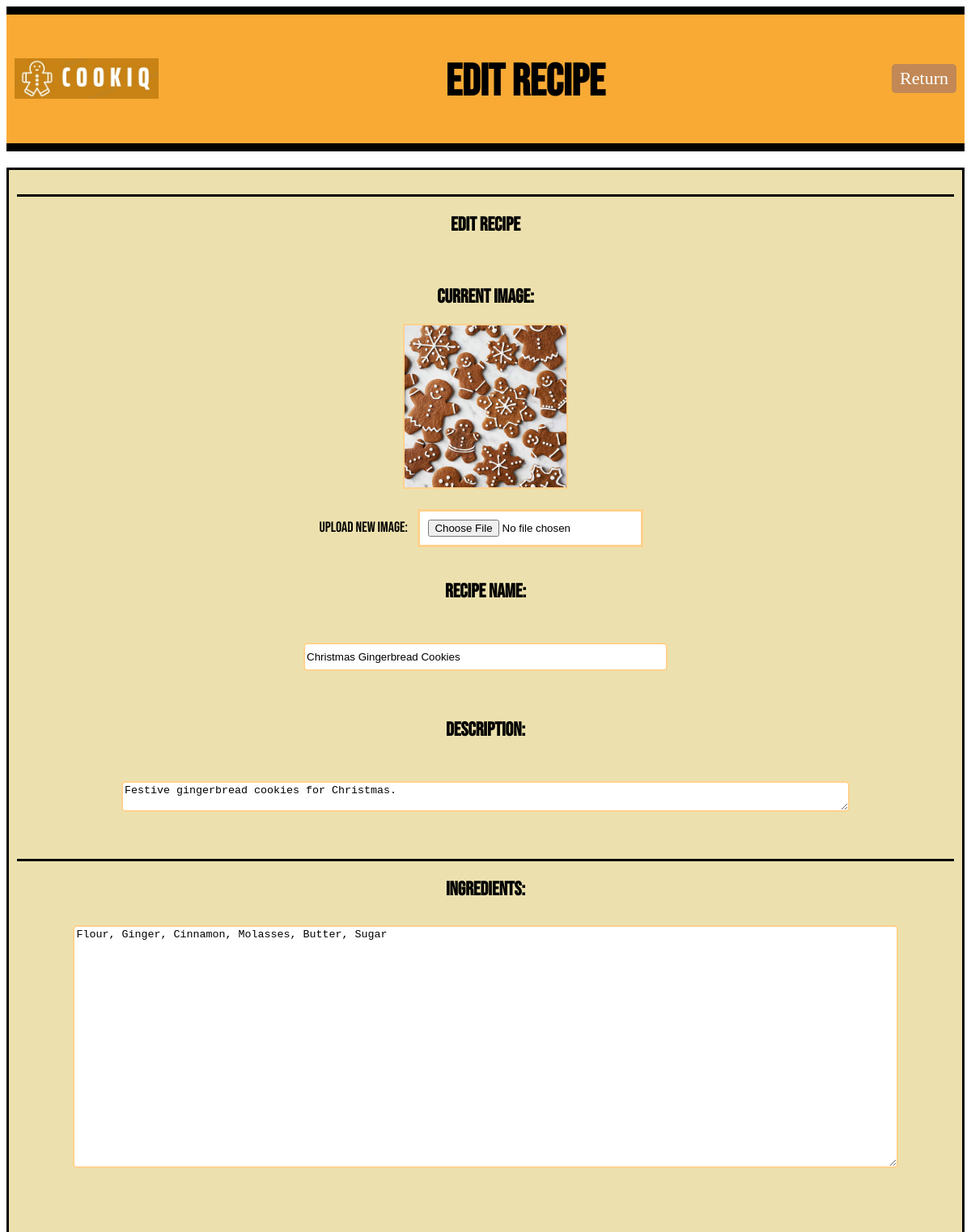
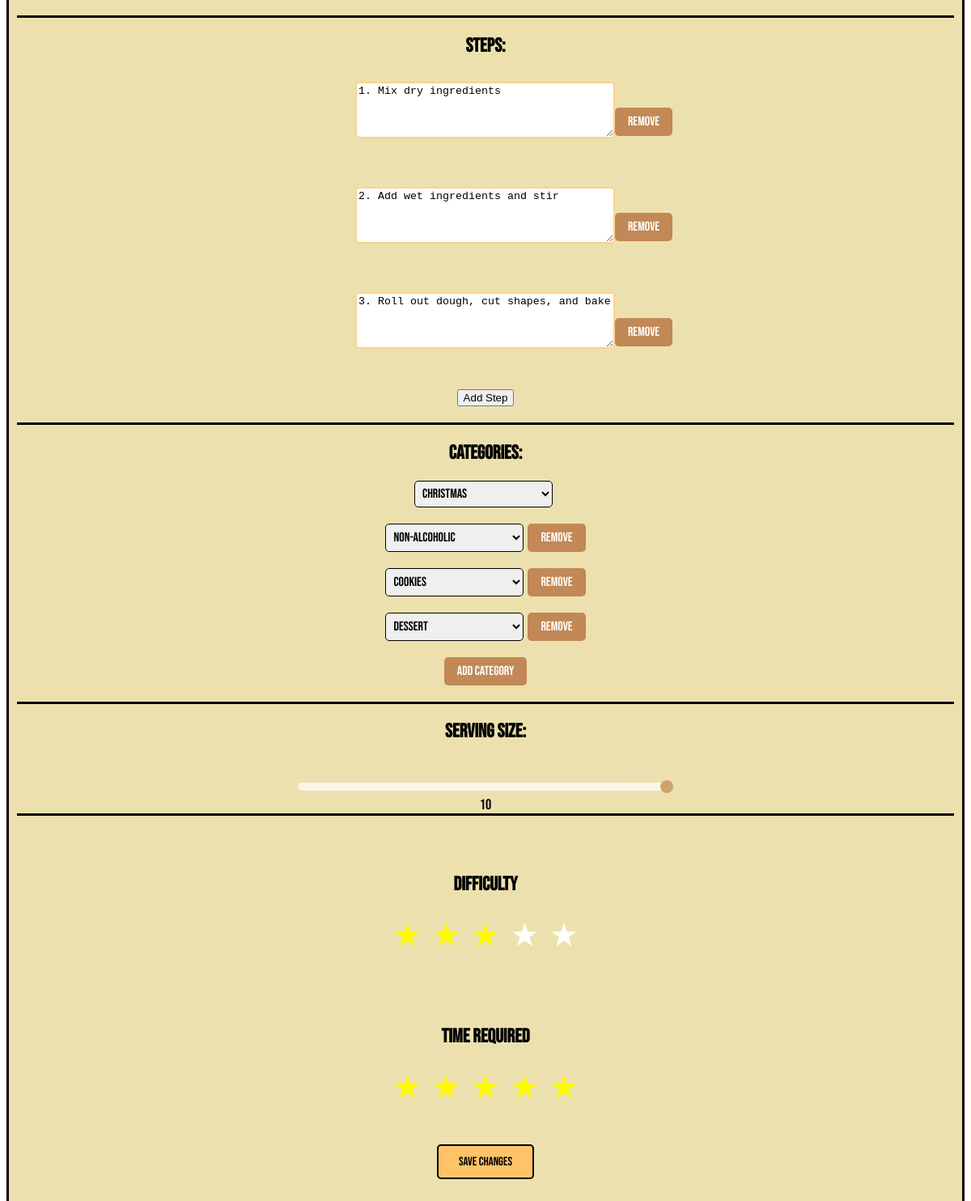
Screenshot of /user/5/edit_recipe/61 (signed in) with the database file from the repository (2 pictures, top to bottom).
### models.py (models this page shows, shortened)
class Recipe(db.Model):
    id = db.Column(db.Integer, primary_key=True)
    recipe_name = db.Column(db.String(100), nullable=False)
    description = db.Column(db.Text, nullable=False)
    ingredients = db.Column(db.Text, nullable=False)
    steps = db.Column(db.Text, nullable=False)
    difficulty = db.Column(db.Integer, nullable=False)
    time_required = db.Column(db.Integer, nullable=False)
    serving_size = db.Column(db.Integer, nullable=False)
    submitted_at = db.Column(db.DateTime(timezone=True), default=lambda: datetime.now(timezone('Asia/Kuala_Lumpur')))
    approved = db.Column(db.Boolean, default=False)
    user_id = db.Column(db.Integer, db.ForeignKey('user.id', name='fk_recipe_user'), nullable=False)
    image_path = db.Column(db.String(255))  # Path to the image file
    submitted_by = db.Column(db.String(100), nullable=False)
    comments = db.relationship('Comment', backref='recipe', cascade="all, delete-orphan", lazy=True)
    reports = db.relationship('Report', back_populates='recipe', cascade="all, delete-orphan")
    categories = db.relationship('Category', secondary=recipe_category_association, backref=db.backref('recipes', lazy='dynamic'))

class Category(db.Model):
    id = db.Column(db.Integer, primary_key=True)
    name = db.Column(db.String(100), nullable=False, unique=True)
    group_id = db.Column(db.Integer, db.ForeignKey('category_group.id', name='fk_category_group'), nullable=True)

### main.py (the view, shortened to what this page needs)
@app.route("/user/<int:user_id>/edit_recipe/<int:recipe_id>", methods=["GET", "POST"])
def edit_recipe(user_id, recipe_id):
    if "user_id" not in session or session["user_id"] != user_id:
        return redirect(url_for("login"))
    user = User.query.get_or_404(user_id)
    recipe = Recipe.query.get_or_404(recipe_id)
    categories = Category.query.all()
    return render_template("edit_recipe.html", user=user, recipe=recipe, categories=categories)

### templates/edit_recipe.html (shortened to what this page needs)
<!DOCTYPE html>
<html>
    <head>
        <link rel="stylesheet" type="text/css" href="{{ url_for('static', filename='style.css') }}">
    </head>
    <body>
        <div class="header">
            <div class="logo-container">
                <img style="height: 50px; padding-bottom: 30px;" src="{{ url_for('static', filename='Logo_CookiQ.jpeg') }}" alt="Logo_CookiQ">
            </div>
            <h1 class="title">Edit Recipe</h1>
            <a href="{{ url_for('submitted_recipes', user_id=user.id) }}" class="LogOutButton">Return</a>
        </div>
        <div class="form-container">
            <form action="{{ url_for('edit_recipe', user_id=user.id, recipe_id=recipe.id) }}" method="post" enctype="multipart/form-data">
                <div class="input-container">
                    <h2>Edit Recipe</h2>
                    <div class="recipe-photo-container">
                        <label for="recipe_image"><h2>Current Image:</h2></label>
                        {% if recipe.image_path %}
                            <img src="/static/{{ recipe.image_path }}" alt="Current Recipe Image" style="max-width: 200px;">
                        {% endif %}
                    </div>
                    <div class="image-upload">
                        <label for="recipe_image">Upload New Image:</label>
                        <input type="file" id="recipe_image" name="recipe_image" accept="image/*">
                    </div>
                    <label for="recipe_name"><h2>Recipe Name:</h2></label><br>
                    <input type="text" id="recipe_name" name="recipe_name" value="{{ recipe.recipe_name }}" required><br><br>
                    <label for="description"><h2>Description:</h2></label><br>
                    <textarea id="description" name="description" required>{{ recipe.description }}</textarea><br><br>
                </div>
                <div class="input-container">
                    <label for="ingredients"><h2>Ingredients:</h2></label>
                    <textarea class="ingredienttext" id="ingredients" name="ingredients" required>{{ recipe.ingredients }}</textarea><br><br>
                </div>
                <div class="input-container">
                    <h2>Steps:</h2>
                    <div id="steps-list">
                    {% for step in recipe.steps.split('\n') %}
                        {% if step %}
                            <div class="step-row">
                                <textarea class="steptext" name="steps[]" required>{{ step }}</textarea>
                                <button type="button" onclick="removeStep(this)">Remove</button>
                            </div>
                        {% endif %}
                    {% endfor %}
                    </div>
                    <button type="button" onclick="addStep()">Add Step</button>
                </div>
                <div class="input-container category-selection">
                    <h2>Categories:</h2>
                    <div id="categories-list">
                        <div class="category-row" id="first-category-row">
                            <select name="categories[]" required>
                                {% for cat in categories %}
                                    <option value="{{ cat.id }}" {% if cat.id == recipe.categories[0].id %}selected{% endif %}>{{ cat.name }}</option>
                                {% endfor %}
                            </select>
                        </div>
                        {% for category in recipe.categories[1:] %}
                            <div class="category-row">
                                <select name="categories[]" required>
                                    {% for cat in categories %}
                                        <option value="{{ cat.id }}" {% if cat.id == category.id %}selected{% endif %}>{{ cat.name }}</option>
                                    {% endfor %}
                                </select>
                                <button type="button" onclick="removeCategory(this)">Remove</button>
                            </div>
                        {% endfor %}
                    </div>
                    <button type="button" onclick="addCategory()">Add Category</button>
                </div>
                <div class="input-container">
                    <label for="serving_size"><h2>Serving Size:</h2></label><br>
                    <input type="range" id="serving_size" name="serving_size" min="1" max="10" value="{{ recipe.serving_size }}" required>
                    <span id="serving_size_value">{{ recipe.serving_size }}</span>
                </div>
                <div class="rating-container">
                    <div class="rating1"><h2>Difficulty</h2>
                        <label for="star5_1"></label>
                        <label for="star4_1"></label>
                        <label for="star3_1"></label>
                        <label for="star2_1"></label>
                        <label for="star1_1"></label>
                    </div>
                    <div class="rating2"><h2>Time Required</h2>
                        <label for="star5_2"></label>
                        <label for="star4_2"></label>
                        <label for="star3_2"></label>
                        <label for="star2_2"></label>
                        <label for="star1_2"></label>
                    </div>
                </div>
        <input type="submit" value="Save Changes" class="Submit">
        </form>
    </div>
</body>
</html>

### static/style.css (style rules this page uses)
.header { display: flex; align-items: center; justify-content: space-between; background-color: #f8aa35; border-top: 10px solid #000; border-bottom: 10px solid #000; margin-bottom: 20px; padding: 5px 10px; }
.logo-container { display: flex; align-items: center; margin-top: 30px; }
.title { font-family: 'Bebas Neue', sans-serif; font-size: 55px; color: rgb(0, 0, 0); margin-top: 45px; }
.MainButton, .HomeButton, .LogOutButton { padding: 5px 10px; border-radius: 5px; background-color: #c28855; color: #fff; font-size: 22px; font-weight: 300; cursor: pointer; text-decoration: none; left: 20px; }
.category-selection, .search-bar { margin-bottom: 20px; }
.category-selection select { font-family: 'Bebas Neue', sans-serif; font-size: 16px; padding: 5px; border: 1px solid #000; border-radius: 5px; margin-right: 5px; }
.category-selection button, .search-bar button, .users button, .recipe-card a, .delete-button { padding: 8px 16px; border: none; cursor: pointer; border-radius: 5px; font-family: 'Bebas Neue', sans-serif; font-size: 16px; background-color: #c28855; color: #fff; transition: background-color 0.3s; }
.input-container { display: flex; align-items: flex-start; background-color: #ece1ae; border-top: 3px solid #000; font-family: 'Bebas Neue', sans-serif; flex-direction: column; align-items: center; margin-top: 20px; }
.rating-container { background-color: #ece1ae; border-top: 3px solid #000; }
.form-container { border: 3px solid black; padding: 10px; background-color: #ece1ae; }
.form-container input[type="text"], .form-container textarea, .input-container .input-fields input[type="text"], .input-container .input-fields input[type="textarea"].description, .input-container .input-fields input[type="textarea"].ingredient { border: 2px solid #ffd18d; border-radius: 5px; margin-top: 10px; width: 100%; box-sizing: border-box; }
.form-container h2, .form-container label { color: black; }
.ingredienttext, .steptext { margin-top: 35px; width: 80%; height: 300px; border: 2px solid #ffd18d; margin-bottom: 40px; }
.input-container .ingredienttext { width: 88%; }
.input-container .steptext { width: 321px; height: 70px; }
.step-row { display: flex; align-items: center; margin-bottom: 10px; margin-left: 70px; }
.step-row button { padding: 8px 16px; border: none; cursor: pointer; border-radius: 5px; font-family: 'Bebas Neue', sans-serif; font-size: 16px; background-color: #c28855; color: #fff; transition: background-color 0.3s; }
.rating1, .rating2 { font-family: 'Bebas Neue', sans-serif; unicode-bidi: bidi-override; direction: rtl; text-align: center; background-color: #ece1ae; border-bottom: none; padding: 10px; padding-top: 50px; }
.rating1 > label, .rating2 > label { display: inline-block; padding: 5px; font-size: 40px; color: #ffffff; }
.rating1 > label:before, .rating2 > label:before { content: "\2605"; }
.rating1 > input:checked ~ label, .rating2 > input:checked ~ label { color: #fffb00; }
.Submit { display: block; width: 120px; margin: auto auto; text-align: center; background-color: #ffc368; color: black; font-size: 15px; font-weight: 200; cursor: pointer; text-decoration: none; padding: 10px 20px; border-radius: 5px; margin-top: 30px; border: 2px solid #000; margin-bottom: 20px; font-family: 'Bebas Neue', sans-serif; }
#recipe_name { width: 450px; height: 35px; }
#description { width: 900px; }
.image-upload { margin-bottom: 20px; }
#recipe_image { border: 3px solid #ffd18d; padding: 10px; background-color: #fff; cursor: pointer; }
.image-upload label { font-size: 18px; color: black; }
.image-upload label, .image-upload input[type="file"] { display: inline-block; margin-right: 10px; }
.image-upload input[type="file"] { cursor: pointer; }
.input-container input[type="range"] { -webkit-appearance: none; width: 40%; height: 10px; background: #fff; outline: none; opacity: 0.7; -webkit-transition: .2s; transition: opacity .2s; border-radius: 5px; margin-top: 10px; }
#serving_size_value { font-family: 'Bebas Neue', sans-serif; font-size: 18px; color: #000; margin-top: 5px; }
.recipe-photo-container { text-align: center; margin-top: 20px; margin-bottom: 20px; }
.recipe-photo-container img { max-width: 50%; height: auto; border: 2px solid #ffd18d; }
.category-row, .category-group-row { display: flex; justify-content: center; margin-bottom: 20px; }
.category-selection, .category-group-selection { font-family: 'Bebas Neue', sans-serif; }

### rows the page displays
Recipe: image_path (picture), recipe_name "Christmas Gingerbread Cookies", description "Festive gingerbread cookies for Christmas.", ingredients "Flour, Ginger, Cinnamon, Molasses, Butter, Sugar", serving_size "10"

### other values shown
form field value "Christmas"
form field value "Non-Alcoholic"
form field value "Cookies"
form field value "Dessert"
